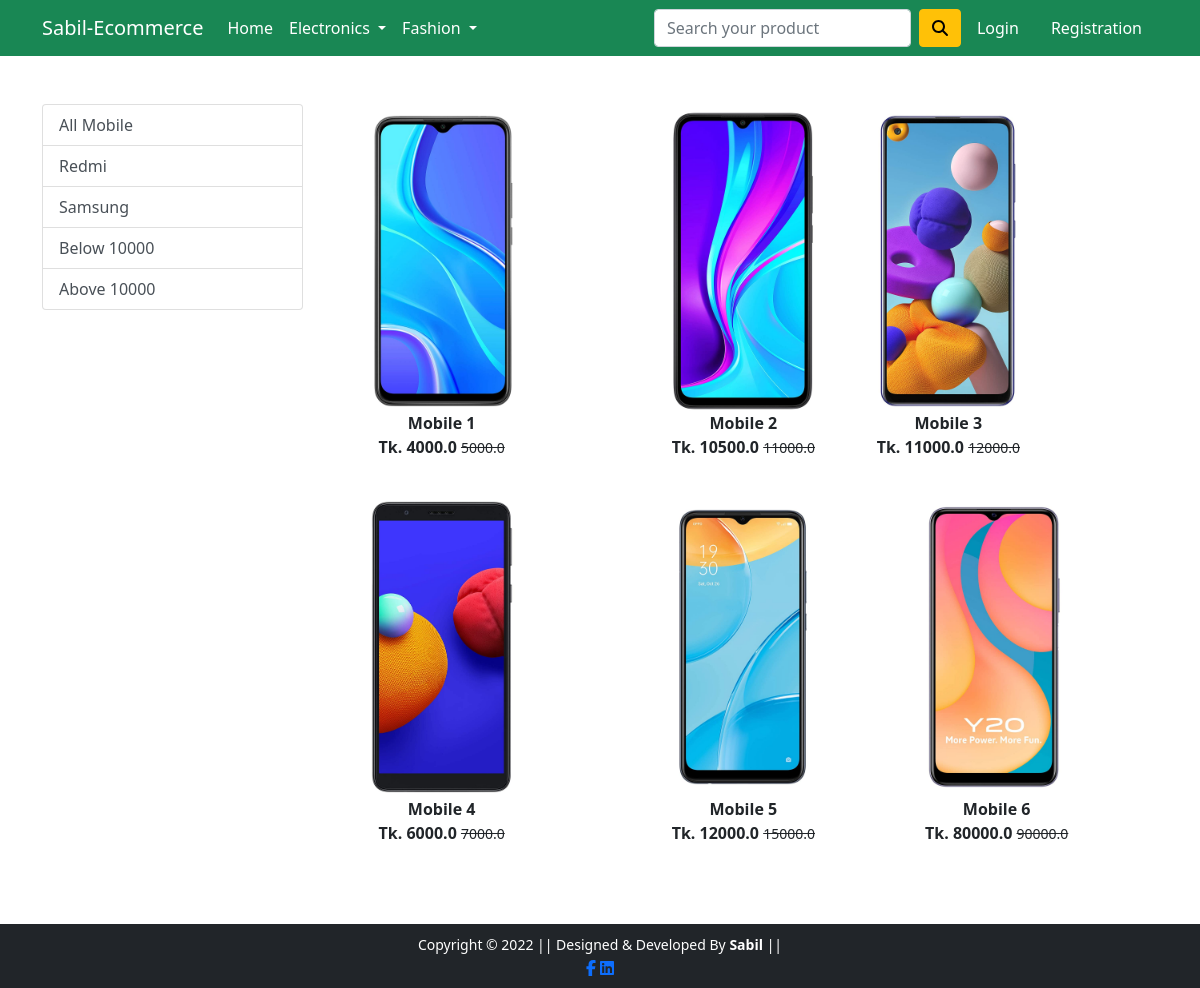
/mobile/, run on the app's committed database.
### app/models.py (models this page shows, shortened)
class Product(models.Model):
 title = models.CharField(max_length=100)
 selling_price = models.FloatField()
 discounted_price = models.FloatField()
 description = models.TextField()
 brand = models.CharField(max_length=100)
 category = models.CharField( choices=CATEGORY_CHOICES, max_length=2)
 product_image = models.ImageField(upload_to='productimg')

### app/views.py (the view)
# urls.py: path('mobile/', views.mobile, name='mobile'),
def mobile(request, data=None):
	totalitem = 0
	if request.user.is_authenticated:
		totalitem = len(Cart.objects.filter(user=request.user))
	if data==None :
			mobiles = Product.objects.filter(category='M')
	elif data == 'Redmi' or data == 'Samsung':
			mobiles = Product.objects.filter(category='M').filter(brand=data)
	elif data == 'below':
			mobiles = Product.objects.filter(category='M').filter(discounted_price__lt=10000)
	elif data == 'above':
			mobiles = Product.objects.filter(category='M').filter(discounted_price__gt=10000)
	return render(request, 'app/mobile.html', {'mobiles':mobiles, 'totalitem':totalitem})

### app/templates/app/mobile.html (shortened to what this page needs)
{% extends 'app/base.html' %}
{% load static %}
{% block main-content %}
<div class="container my-5">
 <div class="row">
  <div class="col-sm-3">
   <div class="list-group">
     <a href="{% url 'mobile' %}" class="list-group-item list-group-item-action" aria-current="true">All Mobile</a>
     <a href="{% url 'mobiledata' 'Redmi'  %}" class="list-group-item list-group-item-action" aria-current="true">Redmi</a>
     <a href="{% url 'mobiledata' 'Samsung'  %}" class="list-group-item list-group-item-action">Samsung</a>
     <a href="{% url 'mobiledata' 'below'  %}" class="list-group-item list-group-item-action">Below 10000</a>
     <a href="{% url 'mobiledata' 'above'  %}" class="list-group-item list-group-item-action">Above 10000</a>
   </div>
  </div>
  <div class="col-sm-8">
   <div class="row">
    {% for product in mobiles %}
     <div class="col-sm-4 text-center mb-4">
      <a href="{% url 'product-detail' product.id %}" class="btn">
       <div class="item">
        <img src="{{product.product_image.url}}" alt="" height="300" class="">
        <div class="fw-bold">{{product.title}}</div>
        <div class="fw-bold">Tk. {{product.discounted_price}} <small class="fw-light text-decoration-line-through">{{product.selling_price}}</small></div>
       </div>
      </a>
     </div>
    {% endfor %}
   </div>
  </div>
 </div>
</div>
{% endblock main-content %}

### app/templates/app/base.html (shortened to what this page needs)
<!doctype html>
{% load static %}
<html lang="en">
  <head>
    <link href="https://cdn.jsdelivr.net/npm/bootstrap@5.0.0-beta1/dist/css/bootstrap.min.css" rel="stylesheet">
    <link rel="stylesheet" href="{% static 'app/css/owl.carousel.min.css' %}">
    <link rel="stylesheet" href="{% static 'app/css/all.min.css' %}">
    <link rel="stylesheet" href="{% static 'app/css/style.css' %}">
  </head>
  <body>
    <nav class="navbar navbar-expand-lg navbar-dark bg-success">
     <div class="container">
       <a class="navbar-brand" href="/">Sabil-Ecommerce</a>
       <div class="collapse navbar-collapse" id="navbarSupportedContent">
         <ul class="navbar-nav me-auto mb-2 mb-lg-0">
           <li class="nav-item">
             <a class="nav-link active" aria-current="page" href="/">Home</a>
           </li>
           <li class="nav-item dropdown">
             <a class="nav-link dropdown-toggle text-white" href="#" id="electronicsDropdown" role="button" data-bs-toggle="dropdown" aria-expanded="false">
               Electronics
             </a>
           </li>
           <li class="nav-item dropdown">
             <a class="nav-link dropdown-toggle text-white" href="#" id="fashionDropdown" role="button" data-bs-toggle="dropdown" aria-expanded="false">
               Fashion
             </a>
           </li>
         </ul>
        <form class="d-flex">
           <input class="form-control me-2" type="search" placeholder="Search your product" aria-label="Search">
           <button class="btn btn-warning" type="submit"><i class="fa fa-search"></i></button>
         </form>
         <div>
          <ul class="navbar-nav me-auto mb-2 mb-lg-0">
          {% if request.user.is_authenticated %}
           <li class="nav-item dropdown mx-2">
              <a class="nav-link dropdown-toggle text-white" href="#" id="profileDropdown" role="button" data-bs-toggle="dropdown" aria-expanded="false">
                {{request.user.username|capfirst}}
              </a>
              <ul class="dropdown-menu" aria-labelledby="profileDropdown">
                <li><a class="dropdown-item" href="{% url 'profile' %}">Profile</a></li>
                <li><a class="dropdown-item" href="{% url 'orders' %}">Orders</a></li>
                <li><a class="dropdown-item" href="{% url 'passwordchange' %}">Change Password</a></li>
                <li><a class="dropdown-item" href="{% url 'logout' %}">Logout</a></li>
              </ul>
            </li>
            <li class="nav-item mx-2">
              <a href="{% url 'showcart' %}" class="nav-link text-white"><span class="badge bg-danger">{{totalitem}}</span> Cart </a>
            </li>
            {% else %}
            <li class="nav-item mx-2">
             <a href="{% url 'login' %}" class="nav-link text-white">Login</a>
            </li>
            <li class="nav-item mx-2">
             <a href="{% url 'customerregistration' %}" class="nav-link text-white">Registration</a>
            </li>
            {% endif %}
          </ul>
         </div>
       </div>
     </div>
    </nav>
    {% block main-content %} {% endblock main-content %}
    <footer class="container-fluid bg-dark text-center p-2 mt-5">
        <small class="text-white">Copyright &copy; 2022 || Designed & Developed By <strong>Sabil</strong> || </small>
        <div class="social">
          <a href="https://www.facebook.com/profile.php?id=100004338166893" target="_blank"><i class="fab fa-facebook-f"></i></a>
          <a class="linkedin" href="https://www.linkedin.com/in/md-sabilul-haque-1aa452205/" target="_blank"><i class="fab fa-linkedin"></i></a>
        </div>
    </footer>
  </body>
</html>

### data on the page
Product: product_image (picture), title "Mobile 1", discounted_price "4000.0", selling_price "5000.0"
Product: product_image (picture), title "Mobile 2", discounted_price "10500.0", selling_price "11000.0"
Product: product_image (picture), title "Mobile 3", discounted_price "11000.0", selling_price "12000.0"
Product: product_image (picture), title "Mobile 4", discounted_price "6000.0", selling_price "7000.0"
Product: product_image (picture), title "Mobile 5", discounted_price "12000.0", selling_price "15000.0"
Product: product_image (picture), title "Mobile 6", discounted_price "80000.0", selling_price "90000.0"
